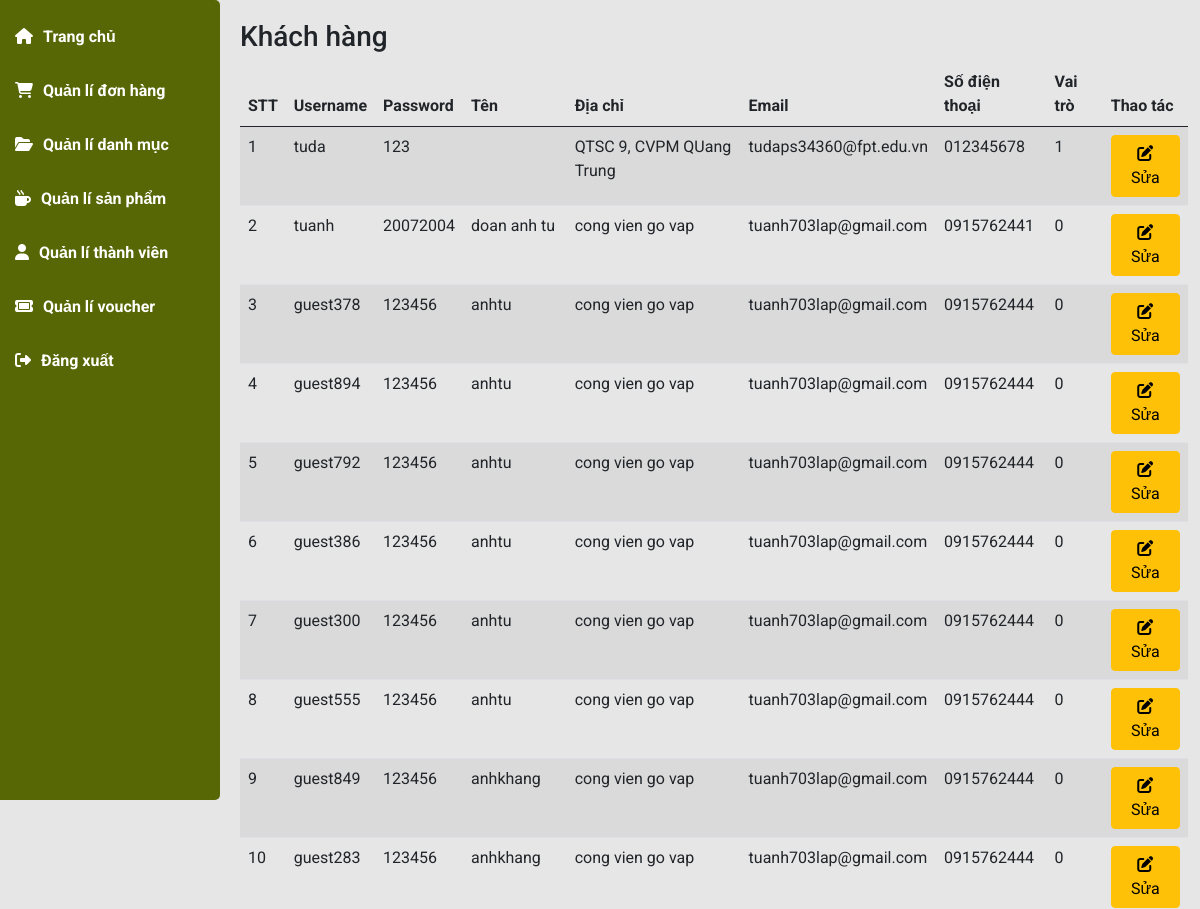
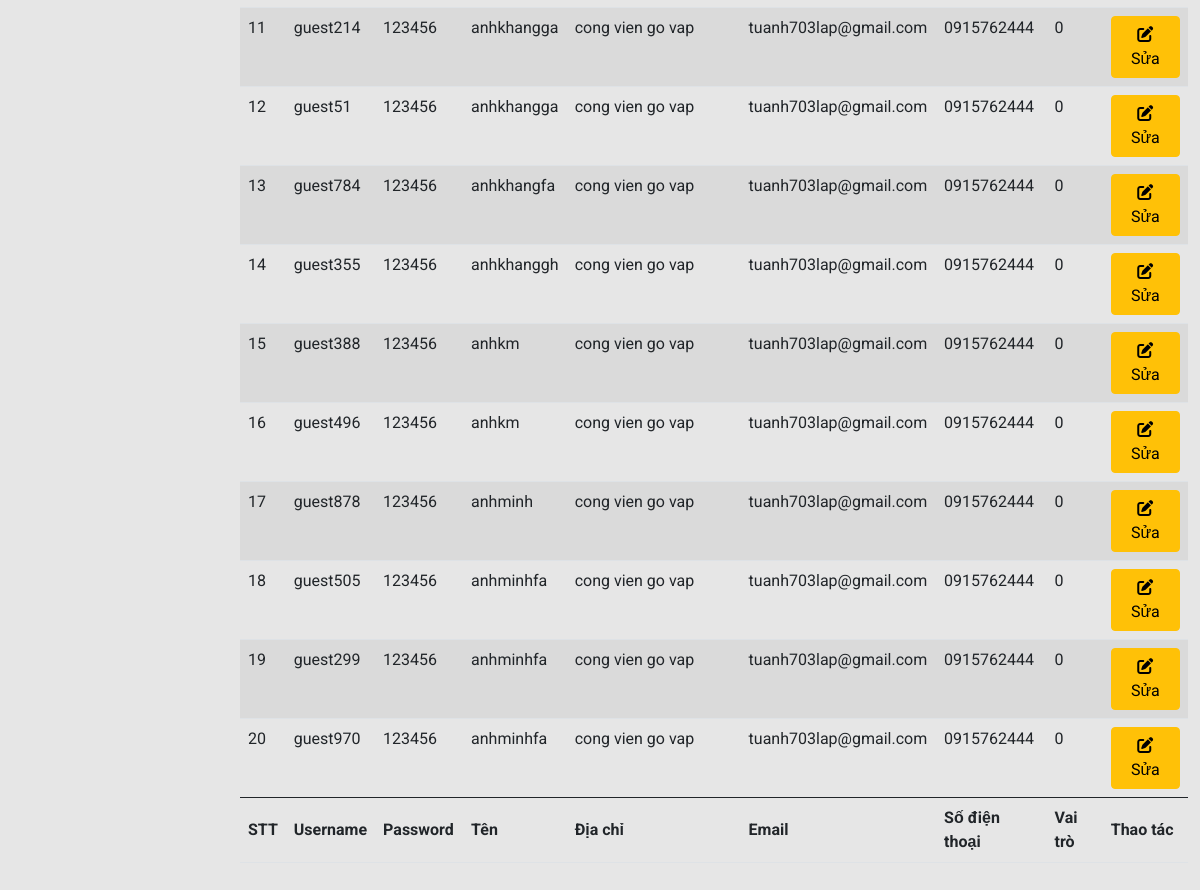
Page /admin/index.php?pg=user (signed in) on the committed database (2 pictures, top to bottom).
### tables this page shows
CREATE TABLE `user` (
  `id` int(6) NOT NULL,
  `username` varchar(50) NOT NULL,
  `password` varchar(50) NOT NULL,
  `ten` varchar(50) DEFAULT NULL,
  `diachi` varchar(100) DEFAULT NULL,
  `email` varchar(50) NOT NULL,
  `dienthoai` varchar(20) DEFAULT NULL,
  `role` tinyint(1) NOT NULL DEFAULT 0
);

### dao/pdo.php (called while the page is built, shortened)
<?php
function pdo_get_connection(){
    $dburl = "mysql:host=localhost;dbname=fashion;charset=utf8";
    $username = 'root';
    $password = '';
    $conn = new PDO($dburl, $username, $password);
    $conn->setAttribute(PDO::ATTR_ERRMODE, PDO::ERRMODE_EXCEPTION);
    return $conn;
}
function pdo_query($sql){
    $sql_args = array_slice(func_get_args(), 1);
    try{
        $conn = pdo_get_connection();
        $stmt = $conn->prepare($sql);
        $stmt->execute($sql_args);
        $rows = $stmt->fetchAll();
        return $rows;
    }
    catch(PDOException $e){
        throw $e;
    }
    finally{
        unset($conn);
    }
}

### dao/khachhang.php (the view, shortened to what this page needs)
<?php
require_once 'pdo.php';
function userselect_all(){
    $sql = "SELECT * FROM user";
    return pdo_query($sql);
}
function showkh_admin($dskh){
    $html_dskh='';
    $i=1;
    foreach ($dskh as $kh){
        extract($kh);
        $html_dskh.='<tr>
                            <td>'.$i.'</td>
                            <td>'.$username.'</td>
                            <td>'.$password.'</td>
                            <td>'.$ten.'</td>
                            <td>'.$diachi.'</td>
                            <td>'.$email.'</td>
                            <td>'.$dienthoai.'</td>
                            <td>'.$role.'</td>
                            <td>
                                <a href="index.php?pg=userupdate&id='.$id.'" class="btn btn-warning"><i class="fa-solid fa-pen-to-square"></i> Sửa</a>
                            </td>
                        </tr>';
                        $i++;
    }
    return $html_dskh;
}

### admin/layouts/assets/css/main.css (style rules this page uses)
* { padding: 0; margin: 0; box-sizing: border-box; font-family: 'Roboto', sans-serif; }
body { background-color: #e6e6e6; }

### rows in the picture
user: username "tuda", password "123", diachi "QTSC 9, CVPM QUang Trung", email "tudaps34360@fpt.edu.vn", dienthoai "012345678", role "1"
user: username "tuanh", password "20072004", ten "doan anh tu", diachi "cong vien go vap", email "tuanh703lap@gmail.com", dienthoai "0915762441", role "0"
user: username "guest378", password "123456", ten "anhtu", diachi "cong vien go vap", email "tuanh703lap@gmail.com", dienthoai "0915762444", role "0"
user: username "guest894", password "123456", ten "anhtu", diachi "cong vien go vap", email "tuanh703lap@gmail.com", dienthoai "0915762444", role "0"
user: username "guest792", password "123456", ten "anhtu", diachi "cong vien go vap", email "tuanh703lap@gmail.com", dienthoai "0915762444", role "0"
user: username "guest386", password "123456", ten "anhtu", diachi "cong vien go vap", email "tuanh703lap@gmail.com", dienthoai "0915762444", role "0"
user: username "guest300", password "123456", ten "anhtu", diachi "cong vien go vap", email "tuanh703lap@gmail.com", dienthoai "0915762444", role "0"
user: username "guest555", password "123456", ten "anhtu", diachi "cong vien go vap", email "tuanh703lap@gmail.com", dienthoai "0915762444", role "0"
user: username "guest849", password "123456", ten "anhkhang", diachi "cong vien go vap", email "tuanh703lap@gmail.com", dienthoai "0915762444", role "0"
user: username "guest283", password "123456", ten "anhkhang", diachi "cong vien go vap", email "tuanh703lap@gmail.com", dienthoai "0915762444", role "0"
user: username "guest214", password "123456", ten "anhkhangga", diachi "cong vien go vap", email "tuanh703lap@gmail.com", dienthoai "0915762444", role "0"
user: username "guest51", password "123456", ten "anhkhangga", diachi "cong vien go vap", email "tuanh703lap@gmail.com", dienthoai "0915762444", role "0"
user: username "guest784", password "123456", ten "anhkhangfa", diachi "cong vien go vap", email "tuanh703lap@gmail.com", dienthoai "0915762444", role "0"
user: username "guest355", password "123456", ten "anhkhanggh", diachi "cong vien go vap", email "tuanh703lap@gmail.com", dienthoai "0915762444", role "0"
user: username "guest388", password "123456", ten "anhkm", diachi "cong vien go vap", email "tuanh703lap@gmail.com", dienthoai "0915762444", role "0"
user: username "guest496", password "123456", ten "anhkm", diachi "cong vien go vap", email "tuanh703lap@gmail.com", dienthoai "0915762444", role "0"
user: username "guest878", password "123456", ten "anhminh", diachi "cong vien go vap", email "tuanh703lap@gmail.com", dienthoai "0915762444", role "0"
user: username "guest505", password "123456", ten "anhminhfa", diachi "cong vien go vap", email "tuanh703lap@gmail.com", dienthoai "0915762444", role "0"
user: username "guest299", password "123456", ten "anhminhfa", diachi "cong vien go vap", email "tuanh703lap@gmail.com", dienthoai "0915762444", role "0"
user: username "guest970", password "123456", ten "anhminhfa", diachi "cong vien go vap", email "tuanh703lap@gmail.com", dienthoai "0915762444", role "0"
